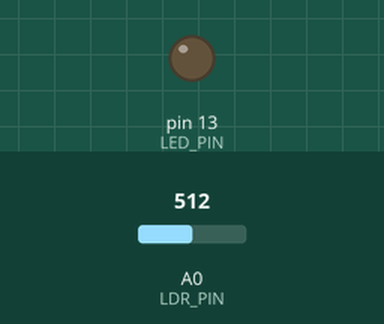
Recording of a sketch running on a simulated Arduino Uno, built with avr-gcc and run on an emulated ATmega328P. Parts: output pins drawn as LEDs (lit = HIGH). Inputs (shaded band) come from the test bench; at power-on: A0 (LDR_PIN) = 512.

Above: at 1.2 s.
1.3 s: A0 (LDR_PIN) set to 407
2.8 s: A0 (LDR_PIN) set to 389
At 3.4 s:
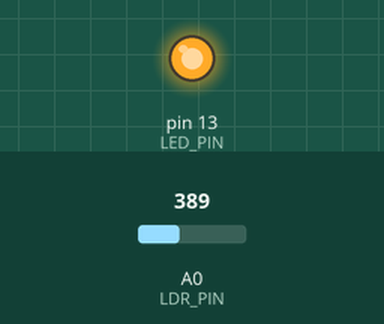
4.3 s: A0 (LDR_PIN) set to 410
At 5.5 s:
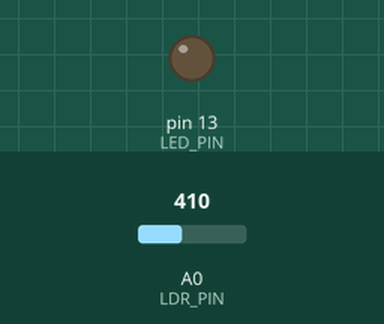
5.8 s: A0 (LDR_PIN) set to 390
At 6.9 s:
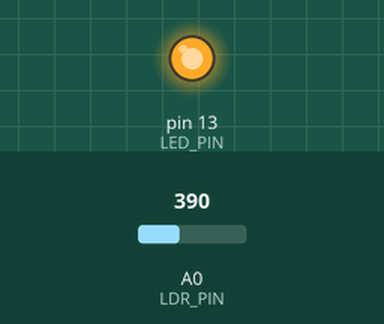
Timing chart, 0 to 8.3 s (numbered marks = the images above; inputs shaded):
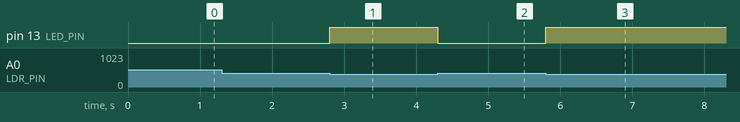

The sketch:

02_night_light_basic.ino
```cpp
/*
  02 - Night Light (Basic)
  The LED turns ON when it gets dark and OFF when it is bright.

  Wiring (see schematic_2_night_light.png in this folder):
    5V -> photoresistor -> pin A0
    Pin A0 -> 10k ohm resistor -> GND
    Pin 13 -> 220 ohm resistor -> LED long leg (+), LED short leg (-) -> GND

  Setting the threshold:
    Run sketch 01 first. Note the number in bright light and the number
    when you cover the sensor, then pick a THRESHOLD between the two.
*/

const int LDR_PIN = A0;
const int LED_PIN = 13;
const int THRESHOLD = 400;   // change this to suit your room

void setup() {
  pinMode(LED_PIN, OUTPUT);
}

void loop() {
  int light = analogRead(LDR_PIN);

  if (light < THRESHOLD) {
    digitalWrite(LED_PIN, HIGH);   // dark -> light on
  } else {
    digitalWrite(LED_PIN, LOW);    // bright -> light off
  }
}
```

Measured:
- the behaviour switches between 400 and 399 on A0 (LDR_PIN) (found by bisection; images 0 and 1)
- after the input at 1.3 s, every drawn part: stays the same
- after the input at 2.8 s, pin 13 (LED_PIN): LOW → HIGH at once
- after the input at 4.3 s, pin 13 (LED_PIN): HIGH → LOW at once
- after the input at 5.8 s, pin 13 (LED_PIN): LOW → HIGH at once
